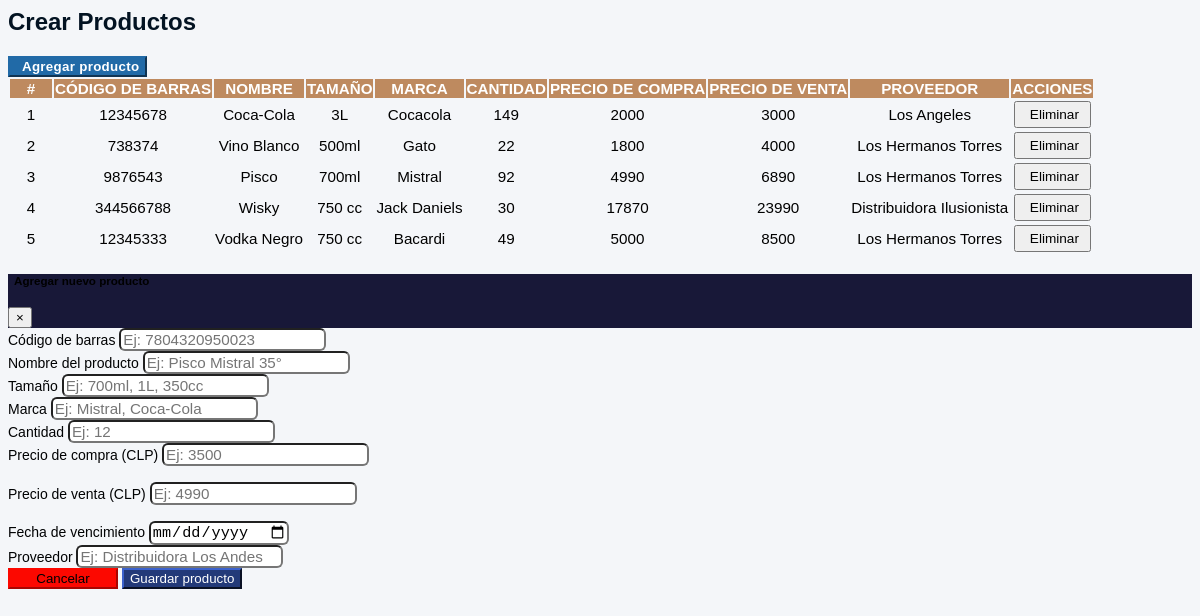
Page /vistas/html/crear-producto.php on the committed database.
### tables this page shows
CREATE TABLE `producto` (
  `id` int(11) NOT NULL,
  `codigo` varchar(100) NOT NULL,
  `nombre` varchar(100) NOT NULL,
  `tamano` varchar(100) NOT NULL,
  `marca` varchar(100) NOT NULL,
  `cantidad` int(11) NOT NULL,
  `precio_compra` float NOT NULL,
  `precio_venta` float NOT NULL,
  `fecha_recepcion` date NOT NULL,
  `fecha_vencimiento` date NOT NULL,
  `proveedor` varchar(100) NOT NULL
);

### Sistema/controladores/productos.controlador.php (called while the page is built, shortened)
<?php
class ControladorProductos{
    public static function ctrMostrarProductos($item, $valor){
        $tabla = "producto";
        $respuesta = ModeloProductos::mdlMostrarProductos($tabla, $item, $valor);
        return $respuesta;
    }
}

### Sistema/modelos/MySQL.php (called while the page is built)
<?php
class Conexion {
    public static function conectar() {
        $link = new PDO("mysql:host=localhost;dbname=pos", "root", "");
        $link->exec("set names utf8");
        return $link;
    }
}

### Sistema/modelos/producto.modelo.php (called while the page is built, shortened)
<?php
require_once "MySQL.php";
class ModeloProductos {
    public static function mdlMostrarProductos($tabla, $item, $valor){
        if($item !=null){
            $stmt = Conexion::conectar()->prepare("SELECT * FROM $tabla WHERE $item = :$item");
            $stmt->bindParam(":".$item, $valor, PDO::PARAM_STR);
            $stmt->execute();
            return $stmt -> fetch();
        }
        else{
            $stmt = Conexion::conectar()->prepare("SELECT * FROM $tabla");
            $stmt->execute();
            return $stmt -> fetchAll();
        }
    }
}

### vistas/html/crear-producto.php (the view, shortened to what this page needs)
<div class="content-wrapper">
  <section class="content-header">
    <div class="container-fluid">
      <div class="row mb-2">
        <div class="col-sm-6">
          <h1>Crear Productos</h1>
        </div>
      </div>
    </div>
  </section>
  <section class="content">
    <div class="container-fluid">
      <div class="row">
        <div class="col-12">
          <div class="card">
            <div class="card-header d-flex justify-content-between align-items-center">
              <button class="btn btn-primary btn-agregar-producto" data-toggle="modal" data-target="#modalAgregarProducto">
                <i class="fas fa-box mr-2"></i> Agregar producto
              </button>
            </div>
            <div class="card-body">
              <div class="table-responsive">
                <table class="table table-bordered table-striped">
                  <thead class="thead">
                    <tr>
                      <th style="width: 40px;">#</th>
                      <th>Código de barras</th>
                      <th>Nombre</th>
                      <th>Tamaño</th>
                      <th>Marca</th>
                      <th>Cantidad</th>
                      <th>Precio de compra</th>
                      <th>Precio de venta</th>
                      <th>Proveedor</th>
                      <th>Acciones</th>
                    </tr>
                  </thead>
                  <tbody>
                    <?php
                      $item = null;
                      $valor = null;
                      $productos = ControladorProductos::ctrMostrarProductos($item, $valor);
                      foreach ($productos as $key => $value){
                        echo '<tr>
                            <td>'.$value["id"].'</td>
                            <td>'.$value["codigo"].'</td>
                            <td>'.$value["nombre"].'</td>
                            <td>'.$value["tamano"].'</td>
                            <td>'.$value["marca"].'</td>
                            <td>'.$value["cantidad"].'</td>
                            <td>'.$value["precio_compra"].'</td>
                            <td>'.$value["precio_venta"].'</td>
                            <td>'.$value["proveedor"].'</td>
                            <td>
                              <div class="btn-group">
                                <button class="btn btn-danger btn-sm btnEliminarProducto" idProducto="'.$value["id"].'">
                                  <i></i> Eliminar
                                </button>
                              </div>
                            </td>
                          </tr>';
                      }
                    ?>
                  </tbody>
                </table>
              </div>
            </div>
          </div>
        </div>
      </div>
    </div>
  </section>
</div>
<div class="modal fade" id="modalAgregarProducto" tabindex="-1" role="dialog" aria-labelledby="modalAgregarProductoLabel" aria-hidden="true">
  <div class="modal-dialog modal-dialog-centered" role="document">
    <div class="modal-content">
      <form role="form" method="post" enctype="multipart/form-data">
        <div class="modal-header bg-primary text-white">
          <h5 class="modal-title" id="modalAgregarProductoLabel">
            <i class="fas fa-box me-2"></i> Agregar nuevo producto
          </h5>
          <button type="button" class="close text-white" data-dismiss="modal" aria-label="Cerrar">
            <span aria-hidden="true">&times;</span>
          </button>
        </div>
        <div class="modal-body">
          <div class="form-group">
            <label for="nuevoCodigo">Código de barras</label>
            <input type="text" class="form-control" id="nuevoCodigo" name="nuevoCodigo" placeholder="Ej: 7804320950023" required>
          </div>
          <div class="form-group">
            <label for="nuevoNombreProducto">Nombre del producto</label>
            <input type="text" class="form-control" id="nuevoNombreProducto" name="nuevoNombreProducto" placeholder="Ej: Pisco Mistral 35°" required>
          </div>
          <div class="form-group">
            <label for="nuevoTamano">Tamaño</label>
            <input type="text" class="form-control" id="nuevoTamano" name="nuevoTamano" placeholder="Ej: 700ml, 1L, 350cc" required>
          </div>
          <div class="form-group">
            <label for="nuevaMarca">Marca</label>
            <input type="text" class="form-control" id="nuevaMarca" name="nuevaMarca" placeholder="Ej: Mistral, Coca-Cola" required>
          </div>
          <div class="form-group">
            <label for="nuevaCantidad">Cantidad</label>
            <input type="number" class="form-control" id="nuevaCantidad" name="nuevaCantidad" placeholder="Ej: 12" min="0" required>
          </div>
          <div class="row">
            <div class="col-md-6">
              <div class="form-group mb-3">
                <label for="nuevoPrecioCompra">Precio de compra (CLP)</label>
                <input type="number" class="form-control" id="nuevoPrecioCompra" name="nuevoPrecioCompra" placeholder="Ej: 3500" min="0" step="any" prequired>
              </div>
            </div>
            <div class="col-md-6">
              <div class="form-group mb-3">
                <label for="nuevoPrecioVenta">Precio de venta (CLP)</label>
                <input type="number" class="form-control" id="nuevoPrecioVenta" name="nuevoPrecioVenta" placeholder="Ej: 4990" min="0" step="any" required>
              </div>
            </div>
          </div>
          <div class="form-group">
            <label for="nuevaFechaVencimiento">Fecha de vencimiento</label>
            <input type="date" class="form-control" id="nuevaFechaVencimiento" name="nuevaFechaVencimiento">
          </div>
          <div class="form-group">
            <label for="nuevoProveedor">Proveedor</label>
            <input type="text" class="form-control" id="nuevoProveedor" name="nuevoProveedor" placeholder="Ej: Distribuidora Los Andes" required>
          </div>
        </div>
        <div class="modal-footer">
          <button type="button" class="btn btn-secondary" data-dismiss="modal">Cancelar</button>
          <button type="submit" class="btn btn-guardar-producto">Guardar producto</button>
        </div>
      </form>
    </div>
  </div>
</div>
<link rel="stylesheet" href="vistas/css/productos.css">

### vistas/css/productos.css (style rules this page uses)
.content-header h1 { font-size: 1.5rem; font-weight: 700; color: #031322; }
.card-header .btn { font-weight: 600; letter-spacing: 0.3px; box-shadow: none; transition: background-color 0.2s ease-in-out; }
.table { font-size: 0.95rem; }
.table thead { background-color: #be8a5f; color: #ffffff; text-transform: uppercase; font-weight: 600; }
.table th, .table td { text-align: center; vertical-align: middle; }
.btn-agregar-producto { background-color: #216aa7; border-color: #216aa7; color: white; }
.btnEliminarProducto { padding: 4px 10px; font-size: 0.85rem; }
.modal-header.bg-primary { background-color: #181838 !important; }
.modal-header .modal-title { font-weight: 600; }
.modal-body .form-group label { font-weight: 500; color: #000203; }
.modal-body .form-control { border-radius: 0.375rem; font-size: 0.95rem; }
.modal-body .row .form-group { margin-bottom: 1rem; }
.modal-footer .btn { min-width: 110px; font-weight: 500; }
.modal-footer .btn-secondary { background-color: #fc0800; border-color: #fc0800; }
.btn-guardar-producto { background-color: #233a79; border-color: #233a79; color: #ffffff; font-weight: 600; transition: background-color 0.2s ease-in-out; }

### rows in the picture
producto: id "1", codigo "12345678", nombre "Coca-Cola", tamano "3L", marca "Cocacola", cantidad "149", precio_compra "2000", precio_venta "3000", proveedor "Los Angeles"
producto: id "2", codigo "738374", nombre "Vino Blanco", tamano "500ml", marca "Gato", cantidad "22", precio_compra "1800", precio_venta "4000", proveedor "Los Hermanos Torres"
producto: id "3", codigo "9876543", nombre "Pisco", tamano "700ml", marca "Mistral", cantidad "92", precio_compra "4990", precio_venta "6890", proveedor "Los Hermanos Torres"
producto: id "4", codigo "344566788", nombre "Wisky", tamano "750 cc", marca "Jack Daniels", cantidad "30", precio_compra "17870", precio_venta "23990", proveedor "Distribuidora Ilusionista"
producto: id "5", codigo "12345333", nombre "Vodka Negro", tamano "750 cc", marca "Bacardi", cantidad "49", precio_compra "5000", precio_venta "8500", proveedor "Los Hermanos Torres"
